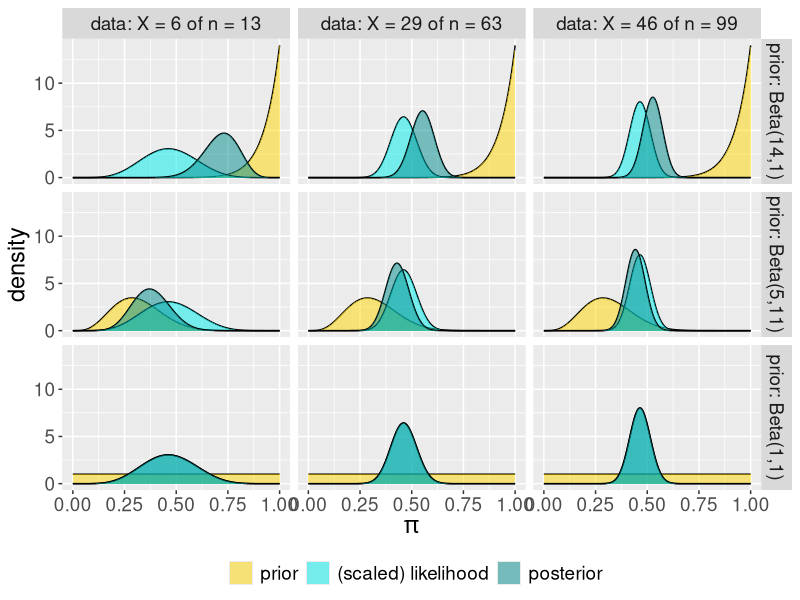

The R source for this figure:
## ---- chunk 1
library(tidyverse)
## Remove
## Code for facet_wrapped Beta-Binomial plots
### Plotting function
beta_binom_grid_plot <- function(data, likelihood = FALSE, posterior = FALSE){
  g <- ggplot(data, aes(x = pi, y = prior)) + 
    geom_line() + 
    geom_area(alpha = 0.5, aes(fill = "prior", x = pi, y = prior)) + 
    scale_fill_manual("", values = c(prior = "gold1", 
      `(scaled) likelihood` = "cyan2", posterior = "cyan4"), breaks = c("prior", "(scaled) likelihood", "posterior")) + 
    labs(x = expression(pi), y = "density") + 
    theme(legend.position="bottom")
  
  if(likelihood == TRUE){
    g <- g + 
      geom_line(aes(x = pi, y = likelihood)) + 
      geom_area(alpha = 0.5, aes(fill = "(scaled) likelihood", x = pi, y = likelihood))
  }
  
  if(posterior == TRUE){
    g <- g + 
      geom_line(aes(x = pi, y = posterior)) + 
      geom_area(alpha = 0.5, aes(fill = "posterior", x = pi, y = posterior)) 
  }
  g
}
make_plot_data <- function(as, bs, xs, ns, labs_prior, labs_likelihood){
  ### Set up data to call in plot
  # Refinement parameter
  size <- 250
  
  # Model settings
  pi <- rep(seq(0,1,length=size), 9)
  
  # Prior parameters
  a <- rep(as, each = size*3)
  b <- rep(bs, each = size*3)
  # Data
  x <- rep(rep(xs, each = size), 3)
  n <- rep(rep(ns, each = size), 3)
  # Posterior parameters
  a_post <- x + a
  b_post <- n - x + b
  # Labels
  setting_prior      <- as.factor(rep(1:3, each = size*3))
  setting_likelihood <- as.factor(rep(rep(1:3, each = size), 3))
  levels(setting_prior)      <- labs_prior
  levels(setting_likelihood) <- labs_likelihood    
  # Prior, likelihood, posterior functions
  bfun1 <- function(x){dbinom(x = xs[1], size = ns[1], prob = x)}
  bfun2 <- function(x){dbinom(x = xs[2], size = ns[2], prob = x)}
  bfun3 <- function(x){dbinom(x = xs[3], size = ns[3], prob = x)}
  scale   <- rep(rep(c(integrate(bfun1, 0, 1)[[1]], integrate(bfun2, 0, 1)[[1]], integrate(bfun3, 0, 1)[[1]]), each = size), 3)
  prior      <- dbeta(x = pi, shape1 = a, shape2 = b)
  likelihood <- dbinom(x = x, size = n, prob = pi) / scale
  posterior  <- dbeta(x = pi, shape1 = a_post, shape2 = b_post)
  # Combine into data frame
  data.frame(setting_prior, setting_likelihood, pi, a, b, x, n, likelihood, prior, posterior)
}
plot_dat <- make_plot_data(
  as = c(5,1,14), bs = c(11,1,1), 
  xs = c(6,29,46), ns = c(13,63,99), 
  labs_prior = c("prior: Beta(5,11)", "prior: Beta(1,1)", "prior: Beta(14,1)"), 
  labs_likelihood = c("data: X = 6 of n = 13", "data: X = 29 of n = 63", "data: X = 46 of n = 99"))
## ---- chunk 2
plot_dat_new <- plot_dat %>% 
  mutate(setting_prior = factor(setting_prior, 
                                levels = c("prior: Beta(14,1)", "prior: Beta(5,11)", "prior: Beta(1,1)")))
beta_binom_grid_plot(plot_dat_new, posterior = TRUE, likelihood = TRUE) + 
  facet_grid(setting_prior ~ setting_likelihood) +
  theme(text = element_text(size=17)) 
